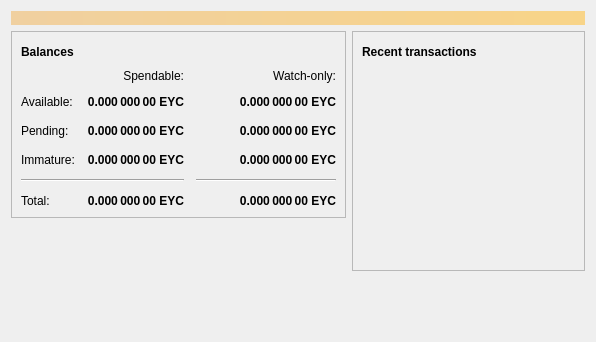
<?xml version="1.0" encoding="UTF-8"?>
<ui version="4.0">
 <class>OverviewPage</class>
 <widget class="QWidget" name="OverviewPage">
  <property name="geometry">
   <rect>
    <x>0</x>
    <y>0</y>
    <width>596</width>
    <height>342</height>
   </rect>
  </property>
  <property name="windowTitle">
   <string>Form</string>
  </property>
  <layout class="QVBoxLayout" name="topLayout">
   <item>
    <widget class="QLabel" name="labelAlerts">
     <property name="visible">
      <bool>false</bool>
     </property>
     <property name="styleSheet">
      <string notr="true">QLabel { background-color: qlineargradient(x1: 0, y1: 0, x2: 1, y2: 0, stop:0 #F0D0A0, stop:1 #F8D488); color:#000000; }</string>
     </property>
     <property name="wordWrap">
      <bool>true</bool>
     </property>
     <property name="margin">
      <number>3</number>
     </property>
     <property name="textInteractionFlags">
      <set>Qt::TextSelectableByMouse</set>
     </property>
    </widget>
   </item>
   <item>
    <layout class="QHBoxLayout" name="horizontalLayout" stretch="1,1">
     <item>
      <layout class="QVBoxLayout" name="verticalLayout_2">
       <item>
        <widget class="QFrame" name="frame">
         <property name="frameShape">
          <enum>QFrame::StyledPanel</enum>
         </property>
         <property name="frameShadow">
          <enum>QFrame::Raised</enum>
         </property>
         <layout class="QVBoxLayout" name="verticalLayout_4">
          <item>
           <layout class="QHBoxLayout" name="horizontalLayout_4">
            <item>
             <widget class="QLabel" name="label_5">
              <property name="font">
               <font>
                <weight>75</weight>
                <bold>true</bold>
               </font>
              </property>
              <property name="text">
               <string>Balances</string>
              </property>
             </widget>
            </item>
            <item>
             <widget class="QPushButton" name="labelWalletStatus">
              <property name="enabled">
               <bool>false</bool>
              </property>
              <property name="maximumSize">
               <size>
                <width>30</width>
                <height>16777215</height>
               </size>
              </property>
              <property name="toolTip">
               <string>The displayed information may be out of date. Your wallet automatically synchronizes with the Easycoin network after a connection is established, but this process has not completed yet.</string>
              </property>
              <property name="text">
               <string/>
              </property>
              <property name="icon">
               <iconset resource="../bitcoin.qrc">
                <normaloff>:/icons/warning</normaloff>
                <disabledoff>:/icons/warning</disabledoff>:/icons/warning</iconset>
              </property>
              <property name="iconSize">
               <size>
                <width>24</width>
                <height>24</height>
               </size>
              </property>
              <property name="flat">
               <bool>true</bool>
              </property>
             </widget>
            </item>
            <item>
             <spacer name="horizontalSpacer_3">
              <property name="orientation">
               <enum>Qt::Horizontal</enum>
              </property>
              <property name="sizeHint" stdset="0">
               <size>
                <width>40</width>
                <height>20</height>
               </size>
              </property>
             </spacer>
            </item>
           </layout>
          </item>
          <item>
           <layout class="QGridLayout" name="gridLayout">
            <property name="spacing">
             <number>12</number>
            </property>
            <item row="2" column="2">
             <widget class="QLabel" name="labelWatchPending">
              <property name="font">
               <font>
                <weight>75</weight>
                <bold>true</bold>
               </font>
              </property>
              <property name="cursor">
               <cursorShape>IBeamCursor</cursorShape>
              </property>
              <property name="toolTip">
               <string>Unconfirmed transactions to watch-only addresses</string>
              </property>
              <property name="text">
               <string notr="true">0.000 000 00 EYC</string>
              </property>
              <property name="alignment">
               <set>Qt::AlignRight|Qt::AlignTrailing|Qt::AlignVCenter</set>
              </property>
              <property name="textInteractionFlags">
               <set>Qt::LinksAccessibleByMouse|Qt::TextSelectableByKeyboard|Qt::TextSelectableByMouse</set>
              </property>
             </widget>
            </item>
            <item row="2" column="1">
             <widget class="QLabel" name="labelUnconfirmed">
              <property name="font">
               <font>
                <weight>75</weight>
                <bold>true</bold>
               </font>
              </property>
              <property name="cursor">
               <cursorShape>IBeamCursor</cursorShape>
              </property>
              <property name="toolTip">
               <string>Total of transactions that have yet to be confirmed, and do not yet count toward the spendable balance</string>
              </property>
              <property name="text">
               <string notr="true">0.000 000 00 EYC</string>
              </property>
              <property name="alignment">
               <set>Qt::AlignRight|Qt::AlignTrailing|Qt::AlignVCenter</set>
              </property>
              <property name="textInteractionFlags">
               <set>Qt::LinksAccessibleByMouse|Qt::TextSelectableByKeyboard|Qt::TextSelectableByMouse</set>
              </property>
             </widget>
            </item>
            <item row="3" column="2">
             <widget class="QLabel" name="labelWatchImmature">
              <property name="font">
               <font>
                <weight>75</weight>
                <bold>true</bold>
               </font>
              </property>
              <property name="cursor">
               <cursorShape>IBeamCursor</cursorShape>
              </property>
              <property name="toolTip">
               <string>Mined balance in watch-only addresses that has not yet matured</string>
              </property>
              <property name="text">
               <string notr="true">0.000 000 00 EYC</string>
              </property>
              <property name="alignment">
               <set>Qt::AlignRight|Qt::AlignTrailing|Qt::AlignVCenter</set>
              </property>
              <property name="textInteractionFlags">
               <set>Qt::LinksAccessibleByMouse|Qt::TextSelectableByKeyboard|Qt::TextSelectableByMouse</set>
              </property>
             </widget>
            </item>
            <item row="4" column="0" colspan="2">
             <widget class="Line" name="line">
              <property name="orientation">
               <enum>Qt::Horizontal</enum>
              </property>
             </widget>
            </item>
            <item row="4" column="2">
             <widget class="Line" name="lineWatchBalance">
              <property name="sizePolicy">
               <sizepolicy hsizetype="Preferred" vsizetype="Fixed">
                <horstretch>0</horstretch>
                <verstretch>0</verstretch>
               </sizepolicy>
              </property>
              <property name="minimumSize">
               <size>
                <width>140</width>
                <height>0</height>
               </size>
              </property>
              <property name="orientation">
               <enum>Qt::Horizontal</enum>
              </property>
             </widget>
            </item>
            <item row="5" column="0">
             <widget class="QLabel" name="labelTotalText">
              <property name="text">
               <string>Total:</string>
              </property>
             </widget>
            </item>
            <item row="3" column="1">
             <widget class="QLabel" name="labelImmature">
              <property name="font">
               <font>
                <weight>75</weight>
                <bold>true</bold>
               </font>
              </property>
              <property name="cursor">
               <cursorShape>IBeamCursor</cursorShape>
              </property>
              <property name="toolTip">
               <string>Mined balance that has not yet matured</string>
              </property>
              <property name="text">
               <string notr="true">0.000 000 00 EYC</string>
              </property>
              <property name="alignment">
               <set>Qt::AlignRight|Qt::AlignTrailing|Qt::AlignVCenter</set>
              </property>
              <property name="textInteractionFlags">
               <set>Qt::LinksAccessibleByMouse|Qt::TextSelectableByKeyboard|Qt::TextSelectableByMouse</set>
              </property>
             </widget>
            </item>
            <item row="2" column="3">
             <spacer name="horizontalSpacer_2">
              <property name="orientation">
               <enum>Qt::Horizontal</enum>
              </property>
              <property name="sizeHint" stdset="0">
               <size>
                <width>40</width>
                <height>20</height>
               </size>
              </property>
             </spacer>
            </item>
            <item row="3" column="0">
             <widget class="QLabel" name="labelImmatureText">
              <property name="text">
               <string>Immature:</string>
              </property>
             </widget>
            </item>
            <item row="5" column="1">
             <widget class="QLabel" name="labelTotal">
              <property name="font">
               <font>
                <weight>75</weight>
                <bold>true</bold>
               </font>
              </property>
              <property name="cursor">
               <cursorShape>IBeamCursor</cursorShape>
              </property>
              <property name="toolTip">
               <string>Your current total balance</string>
              </property>
              <property name="text">
               <string notr="true">0.000 000 00 EYC</string>
              </property>
              <property name="alignment">
               <set>Qt::AlignRight|Qt::AlignTrailing|Qt::AlignVCenter</set>
              </property>
              <property name="textInteractionFlags">
               <set>Qt::LinksAccessibleByMouse|Qt::TextSelectableByKeyboard|Qt::TextSelectableByMouse</set>
              </property>
             </widget>
            </item>
            <item row="5" column="2">
             <widget class="QLabel" name="labelWatchTotal">
              <property name="font">
               <font>
                <weight>75</weight>
                <bold>true</bold>
               </font>
              </property>
              <property name="cursor">
               <cursorShape>IBeamCursor</cursorShape>
              </property>
              <property name="toolTip">
               <string>Current total balance in watch-only addresses</string>
              </property>
              <property name="text">
               <string notr="true">0.000 000 00 EYC</string>
              </property>
              <property name="alignment">
               <set>Qt::AlignRight|Qt::AlignTrailing|Qt::AlignVCenter</set>
              </property>
              <property name="textInteractionFlags">
               <set>Qt::LinksAccessibleByMouse|Qt::TextSelectableByKeyboard|Qt::TextSelectableByMouse</set>
              </property>
             </widget>
            </item>
            <item row="0" column="2">
             <widget class="QLabel" name="labelWatchonly">
              <property name="text">
               <string>Watch-only:</string>
              </property>
              <property name="alignment">
               <set>Qt::AlignRight|Qt::AlignTrailing|Qt::AlignVCenter</set>
              </property>
             </widget>
            </item>
            <item row="1" column="0">
             <widget class="QLabel" name="labelBalanceText">
              <property name="text">
               <string>Available:</string>
              </property>
             </widget>
            </item>
            <item row="1" column="1">
             <widget class="QLabel" name="labelBalance">
              <property name="font">
               <font>
                <weight>75</weight>
                <bold>true</bold>
               </font>
              </property>
              <property name="cursor">
               <cursorShape>IBeamCursor</cursorShape>
              </property>
              <property name="toolTip">
               <string>Your current spendable balance</string>
              </property>
              <property name="text">
               <string notr="true">0.000 000 00 EYC</string>
              </property>
              <property name="alignment">
               <set>Qt::AlignRight|Qt::AlignTrailing|Qt::AlignVCenter</set>
              </property>
              <property name="textInteractionFlags">
               <set>Qt::LinksAccessibleByMouse|Qt::TextSelectableByKeyboard|Qt::TextSelectableByMouse</set>
              </property>
             </widget>
            </item>
            <item row="1" column="2">
             <widget class="QLabel" name="labelWatchAvailable">
              <property name="font">
               <font>
                <weight>75</weight>
                <bold>true</bold>
               </font>
              </property>
              <property name="cursor">
               <cursorShape>IBeamCursor</cursorShape>
              </property>
              <property name="toolTip">
               <string>Your current balance in watch-only addresses</string>
              </property>
              <property name="text">
               <string notr="true">0.000 000 00 EYC</string>
              </property>
              <property name="alignment">
               <set>Qt::AlignRight|Qt::AlignTrailing|Qt::AlignVCenter</set>
              </property>
              <property name="textInteractionFlags">
               <set>Qt::LinksAccessibleByMouse|Qt::TextSelectableByKeyboard|Qt::TextSelectableByMouse</set>
              </property>
             </widget>
            </item>
            <item row="2" column="0">
             <widget class="QLabel" name="labelPendingText">
              <property name="text">
               <string>Pending:</string>
              </property>
             </widget>
            </item>
            <item row="0" column="1">
             <widget class="QLabel" name="labelSpendable">
              <property name="text">
               <string>Spendable:</string>
              </property>
              <property name="alignment">
               <set>Qt::AlignRight|Qt::AlignTrailing|Qt::AlignVCenter</set>
              </property>
             </widget>
            </item>
           </layout>
          </item>
         </layout>
        </widget>
       </item>
       <item>
        <spacer name="verticalSpacer">
         <property name="orientation">
          <enum>Qt::Vertical</enum>
         </property>
         <property name="sizeHint" stdset="0">
          <size>
           <width>20</width>
           <height>40</height>
          </size>
         </property>
        </spacer>
       </item>
      </layout>
     </item>
     <item>
      <layout class="QVBoxLayout" name="verticalLayout_3">
       <item>
        <widget class="QFrame" name="frame_2">
         <property name="frameShape">
          <enum>QFrame::StyledPanel</enum>
         </property>
         <property name="frameShadow">
          <enum>QFrame::Raised</enum>
         </property>
         <layout class="QVBoxLayout" name="verticalLayout">
          <item>
           <layout class="QHBoxLayout" name="horizontalLayout_2">
            <item>
             <widget class="QLabel" name="label_4">
              <property name="font">
               <font>
                <weight>75</weight>
                <bold>true</bold>
               </font>
              </property>
              <property name="text">
               <string>Recent transactions</string>
              </property>
             </widget>
            </item>
            <item>
             <widget class="QPushButton" name="labelTransactionsStatus">
              <property name="enabled">
               <bool>false</bool>
              </property>
              <property name="maximumSize">
               <size>
                <width>30</width>
                <height>16777215</height>
               </size>
              </property>
              <property name="toolTip">
               <string>The displayed information may be out of date. Your wallet automatically synchronizes with the Easycoin network after a connection is established, but this process has not completed yet.</string>
              </property>
              <property name="text">
               <string/>
              </property>
              <property name="icon">
               <iconset resource="../bitcoin.qrc">
                <normaloff>:/icons/warning</normaloff>
                <disabledoff>:/icons/warning</disabledoff>:/icons/warning</iconset>
              </property>
              <property name="iconSize">
               <size>
                <width>24</width>
                <height>24</height>
               </size>
              </property>
              <property name="flat">
               <bool>true</bool>
              </property>
             </widget>
            </item>
            <item>
             <spacer name="horizontalSpacer">
              <property name="orientation">
               <enum>Qt::Horizontal</enum>
              </property>
              <property name="sizeHint" stdset="0">
               <size>
                <width>40</width>
                <height>20</height>
               </size>
              </property>
             </spacer>
            </item>
           </layout>
          </item>
          <item>
           <widget class="QListView" name="listTransactions">
            <property name="styleSheet">
             <string notr="true">QListView { background: transparent; }</string>
            </property>
            <property name="frameShape">
             <enum>QFrame::NoFrame</enum>
            </property>
            <property name="verticalScrollBarPolicy">
             <enum>Qt::ScrollBarAlwaysOff</enum>
            </property>
            <property name="horizontalScrollBarPolicy">
             <enum>Qt::ScrollBarAlwaysOff</enum>
            </property>
            <property name="selectionMode">
             <enum>QAbstractItemView::NoSelection</enum>
            </property>
           </widget>
          </item>
         </layout>
        </widget>
       </item>
       <item>
        <spacer name="verticalSpacer_2">
         <property name="orientation">
          <enum>Qt::Vertical</enum>
         </property>
         <property name="sizeHint" stdset="0">
          <size>
           <width>20</width>
           <height>40</height>
          </size>
         </property>
        </spacer>
       </item>
      </layout>
     </item>
    </layout>
   </item>
  </layout>
 </widget>
 <resources/>
 <connections/>
</ui>
